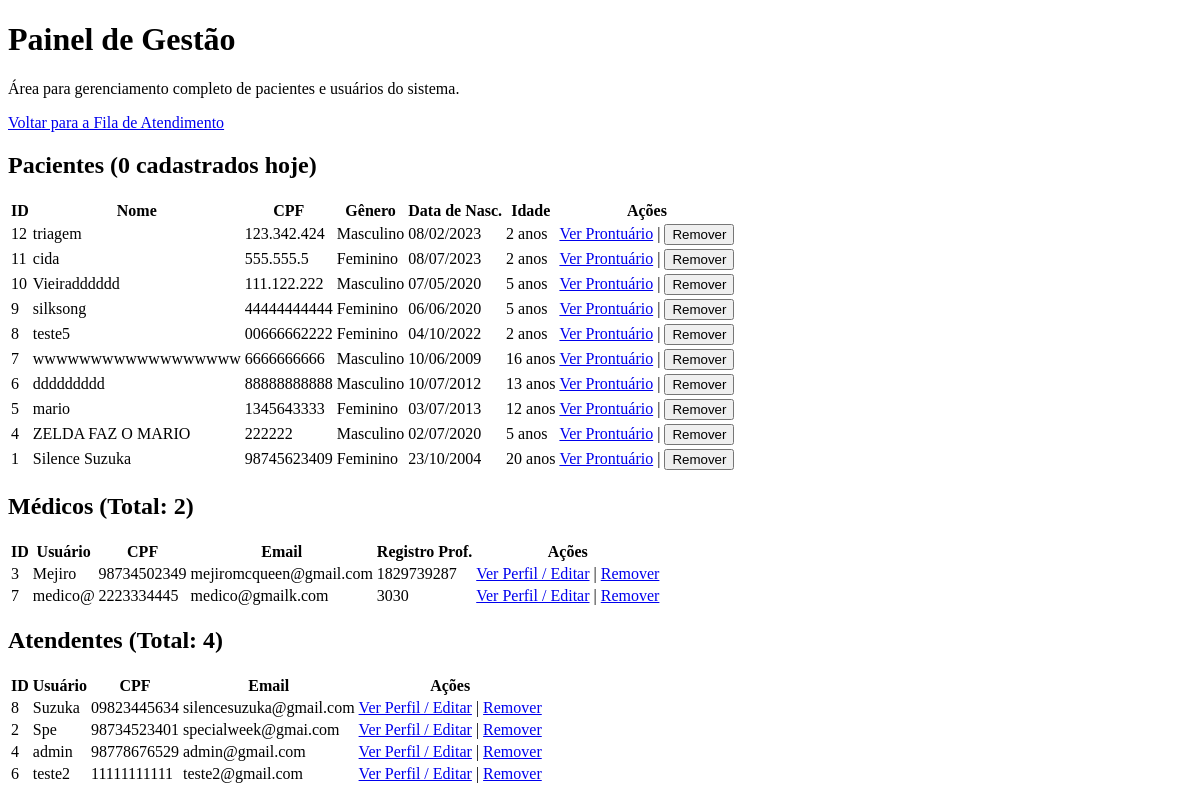
/master/gestao/ (signed in), run on an earlier commit of the app's database.
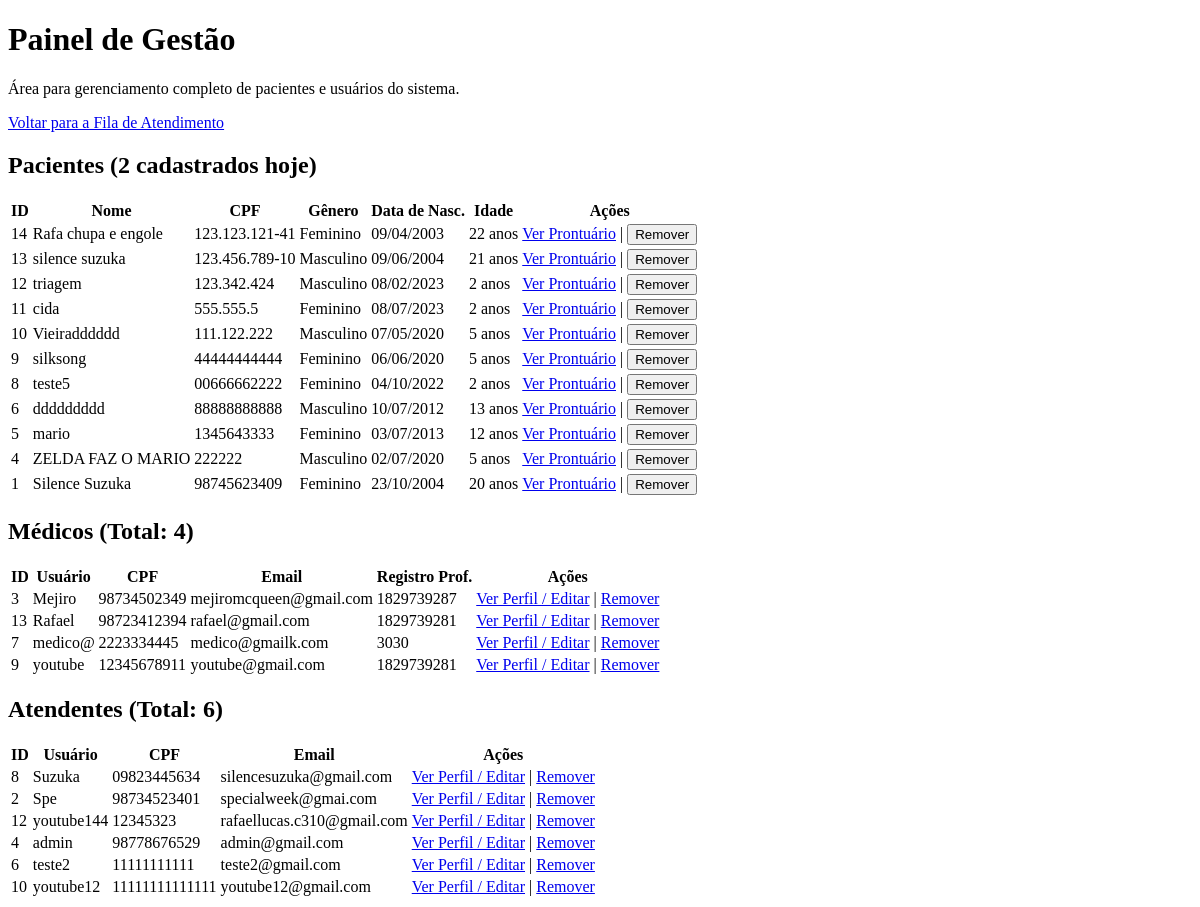
And on a later commit of the database.
### triagem/models.py (models this page shows, shortened)
class Paciente(models.Model):
    Sexualidade = [
        ('Masculino', 'Masculino'),
        ('Feminino', 'Feminino'),
    ]
    Convenios = [
        ('SUS', 'SUS'),
        ('Unimed', 'Unimed'),
        ('Hapvida', 'Hapvida'),
        ('Amil', 'Amil'),
        ('Bradesco Saude', 'Bradesco Saude'),
    ]
    Status = [
        ('Aguardando', 'Aguardando'),
        ('Em atendimento', 'Em atendimento'),
        ('Concluido', 'Concluido'),
    ]
    Sintomas = [
        ('Dor_Toracica', 'Dor Torácica / Aperto no Peito'),
        ('Falta_de_Ar', 'Falta de Ar / Dificuldade para Respirar'),
        ('Alteracao_Neurologica_Grave', 'Alteração de Consciência / Convulsão / Confusão'),
        ('Sangramento_Ativo', 'Sangramento Ativo / Vômito ou Fezes com Sangue'),
        ('Febre', 'Febre / Calafrios'),
        ('Dor_de_Cabeca', 'Dor de Cabeça'),
        ('Tontura_MalEstar', 'Tontura / Fraqueza / Mal-estar Geral'),
        ('Sintomas_Respiratorios_Leves', 'Tosse / Espirros / Dor de Garganta'),
        ('Dor_Abdominal', 'Dor Abdominal / Cólica'),
        ('Sintomas_Gastrointestinais', 'Náusea / Vômito / Diarreia'),
        ('Lesao_Trauma', 'Lesão / Trauma / Queda Recente'),
        ('Dor_Locomotora', 'Dor Muscular / Articular / Lombar'),
        ('Reacao_Alergica_Pele', 'Reação Alérgica / Erupção na Pele / Inchaço'),
        ('Queixa_Urinaria', 'Queixa Urinária (Dor ao urinar / Sangue na urina)'),
        ('Outro', 'Outro'),
    ]
    Risco = [
        ('Vermelho', 'Emergência'),
        ('Laranja', 'Muito Urgente'),
        ('Amarelo', 'Urgente'),
        ('Verde', 'Pouco Urgente'),
        ('Azul', 'Não Urgente'),
    ]
    Profissionais = [
        ('Clinica Medica', 'Clinica Medica'),
        ('Ortopedia', 'Ortopedia'),
        ('Pediatria', 'Pediatria'),
        ('Cardiologia', 'Cardiologia'),
        ('Neurologia', 'Neurologia'),
    ]
    nome = models.CharField(max_length=100)
    data_nascimento = models.DateField(verbose_name="Data de Nascimento")
    sexo = models.CharField(choices=Sexualidade, max_length=50)
    cpf = models.CharField(unique=True, max_length=14)
    convenio = models.CharField(choices=Convenios, max_length=50)
    temperatura = models.FloatField(max_length=3)
    pressao_sistolica = models.CharField(max_length=3) # Valor maior
    pressao_diastolica = models.CharField(max_length=3) # Valor menor
    pulso = models.CharField(max_length=3)
    frequenciaRespiratoria = models.CharField(max_length=3)
    saturacao = models.CharField(max_length=3)
    glicemia = models.CharField(max_length=3)
    dor = models.IntegerField(validators=[MinValueValidator(0), MaxValueValidator(10)])
    queixa = models.CharField(max_length=1000)
    inicio_sintomas = models.DateField()
    sintomas_associados = models.CharField(choices=Sintomas, max_length=50)
    observacoes = models.CharField(blank=True, null=True, max_length=1000)
    classificacao = models.CharField(choices=Risco, max_length=50,blank=True, null=True)
    justificativa = models.CharField(blank=True, null=True)
    encaminhamento = models.CharField(choices=Profissionais, max_length=50,blank=True, null=True)
    status = models.CharField(max_length=20, choices=Status, default='Aguardando',blank=True, null=True)
    hora_chegada = models.DateTimeField(default=timezone.now, blank=True)
    hora_inicio_atendimento = models.DateTimeField(null=True, blank=True)
    hora_fim_atendimento = models.DateTimeField(null=True, blank=True)
    atendente = models.ForeignKey(settings.AUTH_USER_MODEL, on_delete=models.PROTECT, related_name='pacientes_criados')
    medico_responsavel = models.ForeignKey(settings.AUTH_USER_MODEL, on_delete=models.SET_NULL, related_name='pacientes_atendidos', null=True, blank=True)
    @property
    def idade(self):
        if not self.data_nascimento:
            return None # Retorna nada se a data de nascimento não estiver preenchida
        hoje = date.today()
        idade_calculada = hoje.year - self.data_nascimento.year - ((hoje.month, hoje.day) < (self.data_nascimento.month, self.data_nascimento.day))
        return idade_calculada

class CustomUser(AbstractUser):
    class TipoUsuario(models.TextChoices):
        ATENDENTE = 'ATENDENTE', 'Atendente'
        MEDICO = 'MEDICO', 'Médico'
        ADMIN = 'ADMIN', 'Admin'
    Especializacoes = [
        ('CLINICA_GERAL', 'Clínica Geral'),
        ('CARDIOLOGIA', 'Cardiologia'),
        ('ORTOPEDIA', 'Ortopedia'),
        ('PEDIATRIA', 'Pediatria'),
        ('NEUROLOGIA', 'Neurologia'),
        ('OUTRA', 'Outra')
    ]
    nome_completo = models.CharField(max_length=255)
    email = models.EmailField(unique=True)
    cpf = models.CharField(max_length=14, unique=True)
    tipo_usuario = models.CharField(max_length=10, choices=TipoUsuario.choices, default=TipoUsuario.ATENDENTE)
    registro_profissional = models.CharField(max_length=20, blank=True, null=True)   # Permite que o valor seja nulo no banco
    especializacao = models.CharField(max_length=50, choices=Especializacoes,blank=True,null=True)
    USERNAME_FIELD = 'username'
    REQUIRED_FIELDS = ['email', 'nome_completo', 'cpf']

### triagem/decorators.py (the view)
    def _wrapped_view(request, *args, **kwargs):
        if not (request.user.is_superuser or (request.user.is_authenticated and request.user.tipo_usuario == 'ADMIN')):
            raise PermissionDenied
        return view_func(request, *args, **kwargs)

### triagem/views.py (called while the page is built)
@login_required
@admin_required # Garante que apenas usuários Admin possam acessar esta página
def gestao_view(request):
    hoje = timezone.now().date()
    todos_pacientes = Paciente.objects.all().order_by('-id')
    pacientes_hoje = todos_pacientes.filter(hora_chegada__date=hoje).count()
    todos_medicos = CustomUser.objects.filter(tipo_usuario='MEDICO').order_by('nome_completo')
    total_medicos = todos_medicos.count()
    todos_atendentes = CustomUser.objects.filter(tipo_usuario='ATENDENTE').order_by('nome_completo')
    total_atendentes = todos_atendentes.count()
    context = {
        'pacientes': todos_pacientes,
        'pacientes_hoje': pacientes_hoje,
        'medicos': todos_medicos,
        'total_medicos': total_medicos,
        'atendentes': todos_atendentes,
        'total_atendentes': total_atendentes,
    }
    return render(request, 'site/gestao.html', context)

### triagem/templates/site/gestao.html (shortened to what this page needs)
<!DOCTYPE html>
<html lang="en">
<head>
</head>
<body>
    <body>
    <div class="container">
        <h1>Painel de Gestão</h1>
        <p>Área para gerenciamento completo de pacientes e usuários do sistema.</p>
        <p><a href="{% url 'hosp:index' %}">Voltar para a Fila de Atendimento</a></p>
        <h2>Pacientes ({{ pacientes_hoje }} cadastrados hoje)</h2>
        <table>
            <thead>
                <tr>
                    <th>ID</th>
                    <th>Nome</th>
                    <th>CPF</th>
                    <th>Gênero</th>
                    <th>Data de Nasc.</th>
                    <th>Idade</th>
                    <th>Ações</th>
                </tr>
            </thead>
            <tbody>
                {% for paciente in pacientes %}
                <tr>
                    <td>{{ paciente.id }}</td>
                    <td>{{ paciente.nome }}</td>
                    <td>{{ paciente.cpf }}</td>
                    <td>{{ paciente.get_sexo_display }}</td>
                    <td>{{ paciente.data_nascimento|date:"d/m/Y" }}</td>
                    <td>{{ paciente.idade }} anos</td>
                    <td>
                        <a href="{% url 'hosp:mostrar' pk=paciente.pk %}">Ver Prontuário</a> |
                        <form action="{% url 'hosp:deletar' pk=paciente.pk %}" method="post" style="display: inline;" onsubmit="return confirm('Tem certeza que deseja remover este paciente?');">
                            <button type="submit" class="button-delete">Remover</button>
                        </form>
                    </td>
                </tr>
                {% empty %}
                <tr><td colspan="7" style="text-align: center;">Nenhum paciente cadastrado.</td></tr>
                {% endfor %}
            </tbody>
        </table>
        <h2>Médicos (Total: {{ total_medicos }})</h2>
        <table>
            <thead>
                <tr>
                    <th>ID</th>
                    <th>Usuário</th>
                    <th>CPF</th>
                    <th>Email</th>
                    <th>Registro Prof.</th>
                    <th>Ações</th>
                </tr>
            </thead>
            <tbody>
                {% for medico in medicos %}
                <tr>
                    <td>{{ medico.id }}</td>
                    <td>{{ medico.username }}</td>
                    <td>{{ medico.cpf }}</td>
                    <td>{{ medico.email }}</td>
                    <td>{{ medico.registro_profissional|default:"-" }}</td>
                    <td>
                        <a href="{% url 'admin:triagem_customuser_change' medico.pk %}">Ver Perfil / Editar</a> |
                        <a href="{% url 'admin:triagem_customuser_delete' medico.pk %}">Remover</a>
                    </td>
                </tr>
                {% empty %}
                <tr><td colspan="6" style="text-align: center;">Nenhum médico cadastrado.</td></tr>
                {% endfor %}
            </tbody>
        </table>
        <h2>Atendentes (Total: {{ total_atendentes }})</h2>
        <table>
            <thead>
                <tr>
                    <th>ID</th>
                    <th>Usuário</th>
                    <th>CPF</th>
                    <th>Email</th>
                    <th>Ações</th>
                </tr>
            </thead>
            <tbody>
                {% for atendente in atendentes %}
                <tr>
                    <td>{{ atendente.id }}</td>
                    <td>{{ atendente.username }}</td>
                    <td>{{ atendente.cpf }}</td>
                    <td>{{ atendente.email }}</td>
                    <td>
                        <a href="{% url 'admin:triagem_customuser_change' atendente.pk %}">Ver Perfil / Editar</a> |
                        <a href="{% url 'admin:triagem_customuser_delete' atendente.pk %}">Remover</a>
                    </td>
                </tr>
                {% empty %}
                <tr><td colspan="5" style="text-align: center;">Nenhum atendente cadastrado.</td></tr>
                {% endfor %}
            </tbody>
        </table>
    </div>
</body>
</html>

What changed in the data, as far as the page shows it:
removed Paciente: id "7", nome "wwwwwwwwwwwwwwwwww", cpf "6666666666", sexo "Masculino", data_nascimento "10/06/2009", idade "16"
added Paciente: id "14", nome "Rafa chupa e engole", cpf "123.123.121-41", sexo "Feminino", data_nascimento "09/04/2003", idade "22"
added Paciente: id "13", nome "silence suzuka", cpf "123.456.789-10", sexo "Masculino", data_nascimento "09/06/2004", idade "21"
added CustomUser: id "13", username "Rafael", cpf "98723412394", email "rafael@gmail.com", registro_profissional "1829739281", shown under "Médicos (Total: 4)"
added CustomUser: id "9", username "youtube", cpf "12345678911", email "youtube@gmail.com", registro_profissional "1829739281", shown under "Médicos (Total: 4)"
added CustomUser: id "12", username "youtube144", cpf "12345323", email "rafaellucas.c310@gmail.com", shown under "Atendentes (Total: 6)"
added CustomUser: id "10", username "youtube12", cpf "11111111111111", email "youtube12@gmail.com", shown under "Atendentes (Total: 6)"
Also different on the page:
{{ pacientes_hoje }}: "0" → "2"
{{ total_medicos }}: "2" → "4"
{{ total_atendentes }}: "4" → "6"
